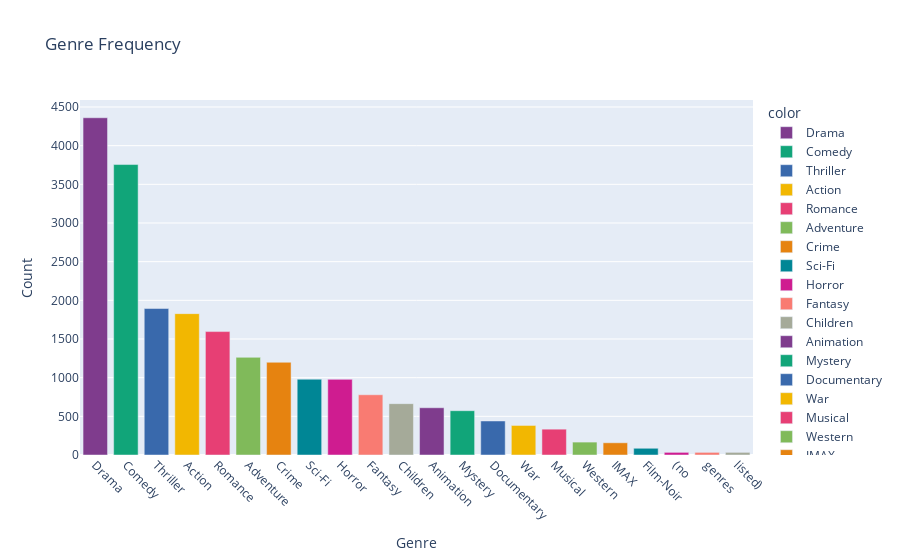

Notebook cell for this chart:
### Code cell
# Genre Frequency
genre_counts = pd.Series([
    genre for genres in movies['genres'].str.split(' ') for genre in genres if genre
]).value_counts()
fig_genres = px.bar(
    x=genre_counts.index,
    y=genre_counts.values,
    title="Genre Frequency",
    labels={'x': 'Genre', 'y': 'Count'},
    color=genre_counts.index,
    color_discrete_sequence=px.colors.qualitative.Bold
)
fig_genres.update_layout(xaxis_tickangle=45)
fig_genres.show()

### Figure 1 — Plotly figure (JSON) as saved in the notebook; plotly's stock layout.template omitted (floating-point values rounded to 4 significant figures)
{"data": [{"alignmentgroup": "True", "hovertemplate": "color=Drama<br>Genre=%{x}<br>Count=%{y}<extra></extra>", "legendgroup": "Drama", "marker": {"color": "rgb(127, 60, 141)", "pattern": {"shape": ""}}, "name": "Drama", "offsetgroup": "Drama", "orientation": "v", "showlegend": true, "textposition": "auto", "type": "bar", "x": ["Drama"], "xaxis": "x", "y": [4361], "yaxis": "y"}, {"alignmentgroup": "True", "hovertemplate": "color=Comedy<br>Genre=%{x}<br>Count=%{y}<extra></extra>", "legendgroup": "Comedy", "marker": {"color": "rgb(17, 165, 121)", "pattern": {"shape": ""}}, "name": "Comedy", "offsetgroup": "Comedy", "orientation": "v", "showlegend": true, "textposition": "auto", "type": "bar", "x": ["Comedy"], "xaxis": "x", "y": [3756], "yaxis": "y"}, {"alignmentgroup": "True", "hovertemplate": "color=Thriller<br>Genre=%{x}<br>Count=%{y}<extra></extra>", "legendgroup": "Thriller", "marker": {"color": "rgb(57, 105, 172)", "pattern": {"shape": ""}}, "name": "Thriller", "offsetgroup": "Thriller", "orientation": "v", "showlegend": true, "textposition": "auto", "type": "bar", "x": ["Thriller"], "xaxis": "x", "y": [1894], "yaxis": "y"}, {"alignmentgroup": "True", "hovertemplate": "color=Action<br>Genre=%{x}<br>Count=%{y}<extra></extra>", "legendgroup": "Action", "marker": {"color": "rgb(242, 183, 1)", "pattern": {"shape": ""}}, "name": "Action", "offsetgroup": "Action", "orientation": "v", "showlegend": true, "textposition": "auto", "type": "bar", "x": ["Action"], "xaxis": "x", "y": [1828], "yaxis": "y"}, {"alignmentgroup": "True", "hovertemplate": "color=Romance<br>Genre=%{x}<br>Count=%{y}<extra></extra>", "legendgroup": "Romance", "marker": {"color": "rgb(231, 63, 116)", "pattern": {"shape": ""}}, "name": "Romance", "offsetgroup": "Romance", "orientation": "v", "showlegend": true, "textposition": "auto", "type": "bar", "x": ["Romance"], "xaxis": "x", "y": [1596], "yaxis": "y"}, {"alignmentgroup": "True", "hovertemplate": "color=Adventure<br>Genre=%{x}<br>Count=%{y}<extra></extra>", "legendgroup": "Adventure", "marker": {"color": "rgb(128, 186, 90)", "pattern": {"shape": ""}}, "name": "Adventure", "offsetgroup": "Adventure", "orientation": "v", "showlegend": true, "textposition": "auto", "type": "bar", "x": ["Adventure"], "xaxis": "x", "y": [1263], "yaxis": "y"}, {"alignmentgroup": "True", "hovertemplate": "color=Crime<br>Genre=%{x}<br>Count=%{y}<extra></extra>", "legendgroup": "Crime", "marker": {"color": "rgb(230, 131, 16)", "pattern": {"shape": ""}}, "name": "Crime", "offsetgroup": "Crime", "orientation": "v", "showlegend": true, "textposition": "auto", "type": "bar", "x": ["Crime"], "xaxis": "x", "y": [1199], "yaxis": "y"}, {"alignmentgroup": "True", "hovertemplate": "color=Sci-Fi<br>Genre=%{x}<br>Count=%{y}<extra></extra>", "legendgroup": "Sci-Fi", "marker": {"color": "rgb(0, 134, 149)", "pattern": {"shape": ""}}, "name": "Sci-Fi", "offsetgroup": "Sci-Fi", "orientation": "v", "showlegend": true, "textposition": "auto", "type": "bar", "x": ["Sci-Fi"], "xaxis": "x", "y": [980], "yaxis": "y"}, {"alignmentgroup": "True", "hovertemplate": "color=Horror<br>Genre=%{x}<br>Count=%{y}<extra></extra>", "legendgroup": "Horror", "marker": {"color": "rgb(207, 28, 144)", "pattern": {"shape": ""}}, "name": "Horror", "offsetgroup": "Horror", "orientation": "v", "showlegend": true, "textposition": "auto", "type": "bar", "x": ["Horror"], "xaxis": "x", "y": [978], "yaxis": "y"}, {"alignmentgroup": "True", "hovertemplate": "color=Fantasy<br>Genre=%{x}<br>Count=%{y}<extra></extra>", "legendgroup": "Fantasy", "marker": {"color": "rgb(249, 123, 114)", "pattern": {"shape": ""}}, "name": "Fantasy", "offsetgroup": "Fantasy", "orientation": "v", "showlegend": true, "textposition": "auto", "type": "bar", "x": ["Fantasy"], "xaxis": "x", "y": [779], "yaxis": "y"}, {"alignmentgroup": "True", "hovertemplate": "color=Children<br>Genre=%{x}<br>Count=%{y}<extra></extra>", "legendgroup": "Children", "marker": {"color": "rgb(165, 170, 153)", "pattern": {"shape": ""}}, "name": "Children", "offsetgroup": "Children", "orientation": "v", "showlegend": true, "textposition": "auto", "type": "bar", "x": ["Children"], "xaxis": "x", "y": [664], "yaxis": "y"}, {"alignmentgroup": "True", "hovertemplate": "color=Animation<br>Genre=%{x}<br>Count=%{y}<extra></extra>", "legendgroup": "Animation", "marker": {"color": "rgb(127, 60, 141)", "pattern": {"shape": ""}}, "name": "Animation", "offsetgroup": "Animation", "orientation": "v", "showlegend": true, "textposition": "auto", "type": "bar", "x": ["Animation"], "xaxis": "x", "y": [611], "yaxis": "y"}, {"alignmentgroup": "True", "hovertemplate": "color=Mystery<br>Genre=%{x}<br>Count=%{y}<extra></extra>", "legendgroup": "Mystery", "marker": {"color": "rgb(17, 165, 121)", "pattern": {"shape": ""}}, "name": "Mystery", "offsetgroup": "Mystery", "orientation": "v", "showlegend": true, "textposition": "auto", "type": "bar", "x": ["Mystery"], "xaxis": "x", "y": [573], "yaxis": "y"}, {"alignmentgroup": "True", "hovertemplate": "color=Documentary<br>Genre=%{x}<br>Count=%{y}<extra></extra>", "legendgroup": "Documentary", "marker": {"color": "rgb(57, 105, 172)", "pattern": {"shape": ""}}, "name": "Documentary", "offsetgroup": "Documentary", "orientation": "v", "showlegend": true, "textposition": "auto", "type": "bar", "x": ["Documentary"], "xaxis": "x", "y": [440], "yaxis": "y"}, {"alignmentgroup": "True", "hovertemplate": "color=War<br>Genre=%{x}<br>Count=%{y}<extra></extra>", "legendgroup": "War", "marker": {"color": "rgb(242, 183, 1)", "pattern": {"shape": ""}}, "name": "War", "offsetgroup": "War", "orientation": "v", "showlegend": true, "textposition": "auto", "type": "bar", "x": ["War"], "xaxis": "x", "y": [382], "yaxis": "y"}, {"alignmentgroup": "True", "hovertemplate": "color=Musical<br>Genre=%{x}<br>Count=%{y}<extra></extra>", "legendgroup": "Musical", "marker": {"color": "rgb(231, 63, 116)", "pattern": {"shape": ""}}, "name": "Musical", "offsetgroup": "Musical", "orientation": "v", "showlegend": true, "textposition": "auto", "type": "bar", "x": ["Musical"], "xaxis": "x", "y": [334], "yaxis": "y"}, {"alignmentgroup": "True", "hovertemplate": "color=Western<br>Genre=%{x}<br>Count=%{y}<extra></extra>", "legendgroup": "Western", "marker": {"color": "rgb(128, 186, 90)", "pattern": {"shape": ""}}, "name": "Western", "offsetgroup": "Western", "orientation": "v", "showlegend": true, "textposition": "auto", "type": "bar", "x": ["Western"], "xaxis": "x", "y": [167], "yaxis": "y"}, {"alignmentgroup": "True", "hovertemplate": "color=IMAX<br>Genre=%{x}<br>Count=%{y}<extra></extra>", "legendgroup": "IMAX", "marker": {"color": "rgb(230, 131, 16)", "pattern": {"shape": ""}}, "name": "IMAX", "offsetgroup": "IMAX", "orientation": "v", "showlegend": true, "textposition": "auto", "type": "bar", "x": ["IMAX"], "xaxis": "x", "y": [158], "yaxis": "y"}, {"alignmentgroup": "True", "hovertemplate": "color=Film-Noir<br>Genre=%{x}<br>Count=%{y}<extra></extra>", "legendgroup": "Film-Noir", "marker": {"color": "rgb(0, 134, 149)", "pattern": {"shape": ""}}, "name": "Film-Noir", "offsetgroup": "Film-Noir", "orientation": "v", "showlegend": true, "textposition": "auto", "type": "bar", "x": ["Film-Noir"], "xaxis": "x", "y": [87], "yaxis": "y"}, {"alignmentgroup": "True", "hovertemplate": "color=(no<br>Genre=%{x}<br>Count=%{y}<extra></extra>", "legendgroup": "(no", "marker": {"color": "rgb(207, 28, 144)", "pattern": {"shape": ""}}, "name": "(no", "offsetgroup": "(no", "orientation": "v", "showlegend": true, "textposition": "auto", "type": "bar", "x": ["(no"], "xaxis": "x", "y": [34], "yaxis": "y"}, {"alignmentgroup": "True", "hovertemplate": "color=genres<br>Genre=%{x}<br>Count=%{y}<extra></extra>", "legendgroup": "genres", "marker": {"color": "rgb(249, 123, 114)", "pattern": {"shape": ""}}, "name": "genres", "offsetgroup": "genres", "orientation": "v", "showlegend": true, "textposition": "auto", "type": "bar", "x": ["genres"], "xaxis": "x", "y": [34], "yaxis": "y"}, {"alignmentgroup": "True", "hovertemplate": "color=listed)<br>Genre=%{x}<br>Count=%{y}<extra></extra>", "legendgroup": "listed)", "marker": {"color": "rgb(165, 170, 153)", "pattern": {"shape": ""}}, "name": "listed)", "offsetgroup": "listed)", "orientation": "v", "showlegend": true, "textposition": "auto", "type": "bar", "x": ["listed)"], "xaxis": "x", "y": [34], "yaxis": "y"}], "layout": {"barmode": "relative", "legend": {"title": {"text": "color"}, "tracegroupgap": 0}, "title": {"text": "Genre Frequency"}, "xaxis": {"anchor": "y", "domain": [0, 1], "tickangle": 45, "title": {"text": "Genre"}}, "yaxis": {"anchor": "x", "domain": [0, 1], "title": {"text": "Count"}}}}
